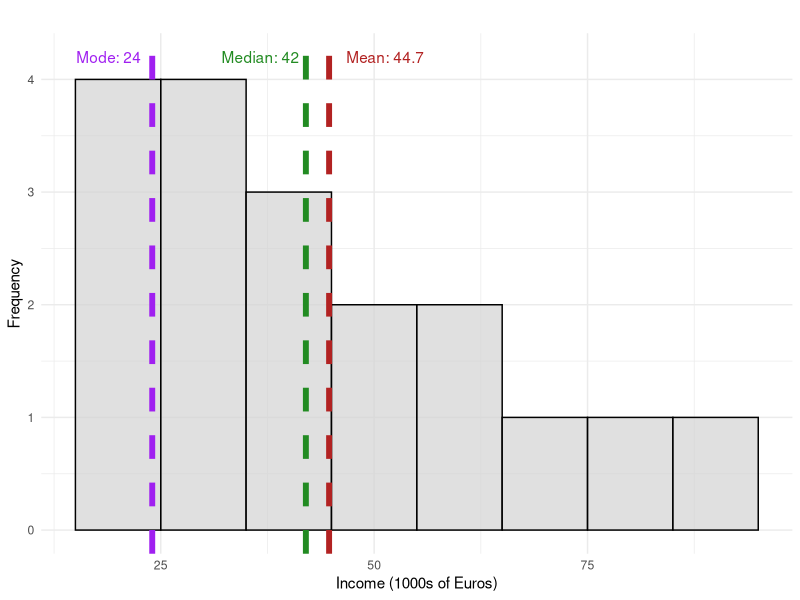

This chart was generated by the following R code:
## ---- chunk 1
#| include: false
#| message: false
library(ggplot2)
library(dplyr)
## ---- chunk 2
#| echo: false
#| message: false
# Given salary data in thousands of Euros
income <- c(20, 22, 24, 24, 26, 27, 30, 34, 40, 44, 45, 47, 55, 57, 60, 75, 85, 90)

# Calculate statistics
mean_income <- mean(income)
median_income <- median(income)
mode_income <- as.numeric(names(sort(table(income), decreasing = TRUE)[1])) # Mode calculation

# Create the histogram
ggplot(data.frame(Income = income), aes(x = Income)) +
  geom_histogram(binwidth = 10, fill = "lightgray", color = "black", alpha = 0.7) +
  geom_vline(aes(xintercept = mean_income), color = "firebrick", linetype = "dashed", linewidth = 2) +
  geom_vline(aes(xintercept = median_income), color = "forestgreen", linetype = "dashed", linewidth = 2) +
  geom_vline(aes(xintercept = mode_income), color = "purple", linetype = "dashed", linewidth = 2) +
  labs(title = " ",
       x = "Income (1000s of Euros)",
       y = "Frequency") +
  theme_minimal() +
  annotate("text", x = mean_income + 2, y = 4.2, label = paste("Mean:", round(mean_income, 1)), color = "firebrick", hjust = 0) +
  annotate("text", x = median_income + 2, y = 4.2, label = paste("Median:", round(median_income, 1)), color = "forestgreen", hjust = 1.3) +
  annotate("text", x = mode_income + 1, y = 4.2, label = paste("Mode:", round(mode_income, 1)), color = "purple", hjust = 1.3)
